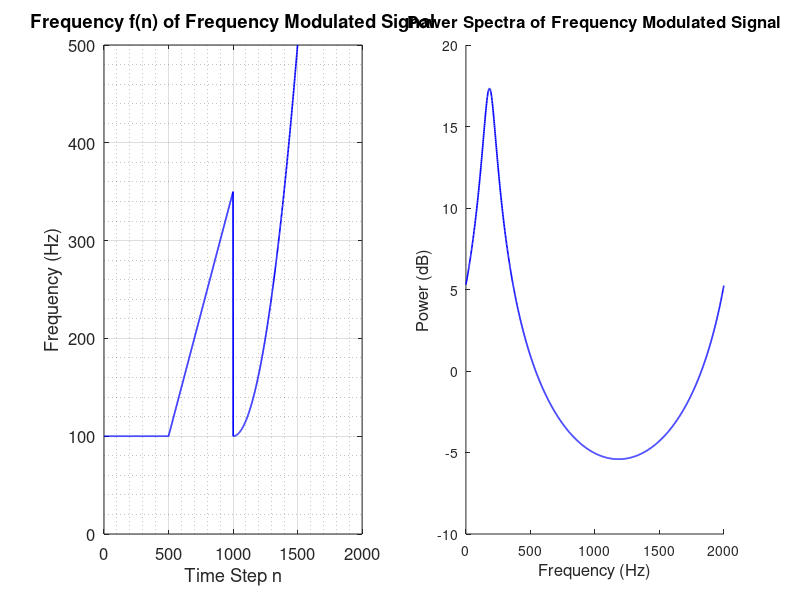

MATLAB code to generate this figure: (Note: this script raises an error after producing the figure.)
%% 3.2a AR Power Spectra of Frequency Modulated Signal
clc
clear
close all

% Initialisations
N = 1500; % specified by the question
n = 1 : N;
fs = 2000;
var = 0.05;
noise = sqrt(var).*randn(1,N) + 1j*sqrt(var).*randn(1,N); % circular complex-valued white noise

% generate f(n) and phi(n)
f = [100*ones(1,500), 100 + ((501:1000)-500)/2, 100 + (((1001:1500)-1000)/25).^2];
phi = cumtrapz(f);

% plot fequency
figure
subplot(1,2,1)
plot(f, 'b', 'LineWidth', 1.2)
ylim([0 500])
xlabel('Time Step n', 'fontsize', 12)
ylabel('Frequency (Hz)', 'fontsize', 12)
title('Frequency f(n) of Frequency Modulated Signal','fontsize', 12)
set(gca, 'fontSize', 12)
grid on
grid minor

% generate y(n)
y = exp(1j*((2*pi)/fs)*phi) + noise;

% using aryule to find the AR coefficient
orders = [1, 5, 10];
colors = {[0 0 1],[1 0 0],[1 0 1]};
count = 1;

subplot(1,2,2)
hold on
for i = orders
    a = aryule(y, i);
    [h, w] = freqz(1, a, N, fs);
    psd = 10*log10(abs(h).^2);
    plot(w, psd, 'color', colors{count}, 'LineWidth', 1.2)
    xlabel('Frequency (Hz)', 'fontsize', 12)
    ylabel('Power (dB)', 'fontsize', 12)
    title('Power Spectra of Frequency Modulated Signal', 'fontsize', 12)
    ax = gca;
    ax.FontSize = 12;
    grid on
    grid minor
    count = count+1;
end
legend('AR(1)', 'AR(5)', 'AR(10)')
set(gcf,'color','w')


%% Splitting into 3 segments

figure
hold on
for i = 1:3
    a = aryule(y(500*(i-1)+1:500*i), 1);
    [h, w] = freqz(1, a, N/3, fs);
    psd = 10*log10(abs(h).^2);
    subplot(1,3,i)
    plot(w, psd, 'b', 'LineWidth', 1.2)
    xlabel('Frequency (Hz)', 'FontSize', 12)
    ylabel('Power (dB)', 'fontsize', 12)
    title(sprintf('AR(1) Power Spectrum of Segment %0.0f', i), 'fontsize', 12)
    ax = gca;
    ax.FontSize = 12;
    grid on
    grid minor
end
set(gcf,'color','w')